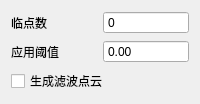
    <widget class="QWidget" name="page_4">
     <layout class="QVBoxLayout" name="verticalLayout_nearPoints">
      <item>
       <layout class="QHBoxLayout" name="horizontalLayout_nearPoints_count">
        <item>
         <widget class="QLabel" name="label_nearPoints_count">
          <property name="text">
           <string>临点数</string>
          </property>
         </widget>
        </item>
        <item>
         <widget class="QSpinBox" name="spinBox_nearPoints_count">
          <property name="buttonSymbols">
           <enum>QAbstractSpinBox::ButtonSymbols::NoButtons</enum>
          </property>
         </widget>
        </item>
       </layout>
      </item>
      <item>
       <layout class="QHBoxLayout" name="horizontalLayout_threshold">
        <item>
         <widget class="QLabel" name="label_threshold">
          <property name="text">
           <string>应用阈值</string>
          </property>
         </widget>
        </item>
        <item>
         <widget class="QDoubleSpinBox" name="doubleSpinBox_threshold">
          <property name="buttonSymbols">
           <enum>QAbstractSpinBox::ButtonSymbols::NoButtons</enum>
          </property>
          <property name="decimals">
           <number>2</number>
          </property>
         </widget>
        </item>
       </layout>
      </item>
      <item>
       <layout class="QHBoxLayout" name="horizontalLayout_check_nearPoints">
        <item>
         <widget class="QCheckBox" name="checkBox_nearPoints_enable">
          <property name="text">
           <string>生成滤波点云</string>
          </property>
         </widget>
        </item>
       </layout>
      </item>
     </layout>
    </widget>
